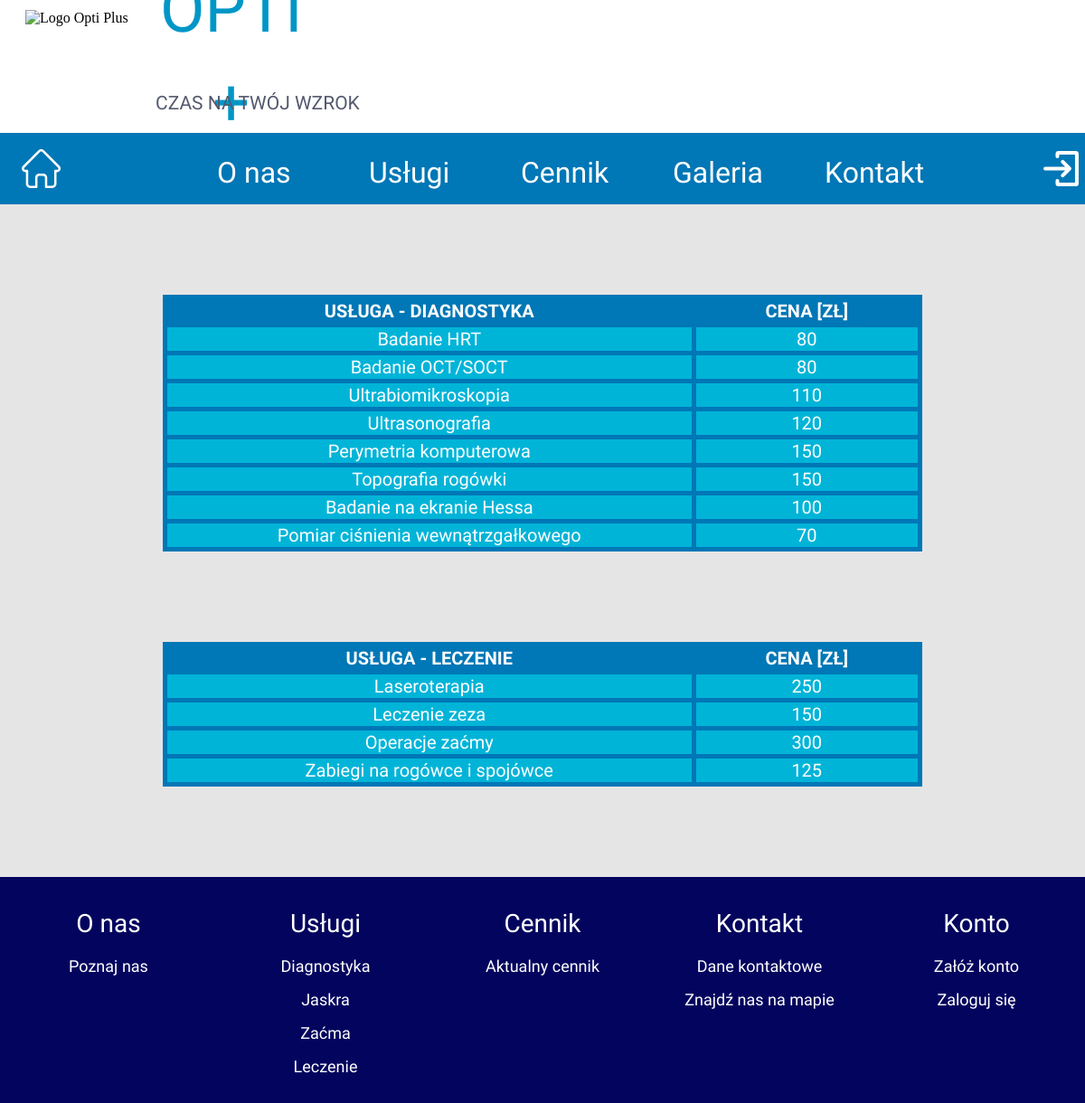
/pricelist/, run on the app's committed database.
### app/models.py (models this page shows, shortened)
class Services(models.Model):
    name = models.CharField(max_length=200,unique=True)
    service_type = models.ForeignKey(Servicetypes,on_delete=models.CASCADE)
    person = models.ForeignKey(Workers, on_delete=models.CASCADE)
    price = models.IntegerField()

### app/views.py (the view)
# urls.py: path('pricelist/',views.serviceslist,name='pricelist'),
def serviceslist(request):
    price_info_d = Services.objects.filter(service_type=2) #id = 2 - Diagnostyka in data base table
    price_info_l = Services.objects.filter(service_type=1) #id = 1 - Leczenie in data base table
    price_dict = {'priceinfod':price_info_d,'priceinfol':price_info_l}
    return render(request,'app/pricelist.html',context=price_dict)

### templates/app/pricelist.html
{% extends "app/base.html" %}
{% load static %}
  {% block head_block %}
  <link rel="stylesheet" href="{% static "css/app/pricelist.css" %}">
  {% endblock %}
  {% block body_block %}
    <div class="container">
      <table class="diagnostyka">
        <thead>
          <th>USŁUGA - DIAGNOSTYKA</th>
          <th>CENA [ZŁ]</th>
        </thead>
        {% if priceinfod %}
          {% for p in priceinfod %}
            <tr>
              <td>{{ p.name }}</td>
              <td>{{ p.price }}</td>
            </tr>
          {% endfor %}
        {% endif %}
      </table>
      <table class="leczenie">
        <thead>
          <th>USŁUGA - LECZENIE</th>
          <th>CENA [ZŁ]</th>
        </thead>
        {% if priceinfol %}
          {% for p in priceinfol %}
            <tr>
              <td>{{ p.name }}</td>
              <td>{{ p.price }}</td>
            </tr>
          {% endfor %}
        {% endif %}
      </table>
    </div>
  {% endblock %}

### static/css/app/pricelist.css (style rules this page uses)
.container { position: absolute; left: 0; top: 226px; width: 100%; background-color: #E5E5E5; }
.diagnostyka { margin-left: auto; margin-right: auto; margin-top: 100px; margin-bottom: 100px; width: 70%; text-align: center; background-color: #B6B6B6; border-collapse: collapse; font-family: 'Cairo', sans-serif; font-style: normal; font-weight: normal; font-size: 20px; color: #ffffff; }
.leczenie { margin-left: auto; margin-right: auto; margin-top: 100px; margin-bottom: 100px; width: 70%; text-align: center; background-color: #B6B6B6; border-collapse: collapse; font-family: 'Cairo', sans-serif; font-style: normal; font-weight: normal; font-size: 20px; color: #ffffff; }
th { background-color: #0077B6; border: 5px solid #0077B6; }
th:first-of-type { width: 70%; }
td { background-color: #00B4D8; border: 5px solid #0077B6; }
tr:last-of-type { margin-bottom: 200px; }

### data on the page
Services: name "Badanie HRT", price "80"
Services: name "Badanie OCT/SOCT", price "80"
Services: name "Ultrabiomikroskopia", price "110"
Services: name "Ultrasonografia", price "120"
Services: name "Perymetria komputerowa", price "150"
Services: name "Topografia rogówki", price "150"
Services: name "Badanie na ekranie Hessa", price "100"
Services: name "Pomiar ciśnienia wewnątrzgałkowego", price "70"
Services: name "Laseroterapia", price "250"
Services: name "Leczenie zeza", price "150"
Services: name "Operacje zaćmy", price "300"
Services: name "Zabiegi na rogówce i spojówce", price "125"
